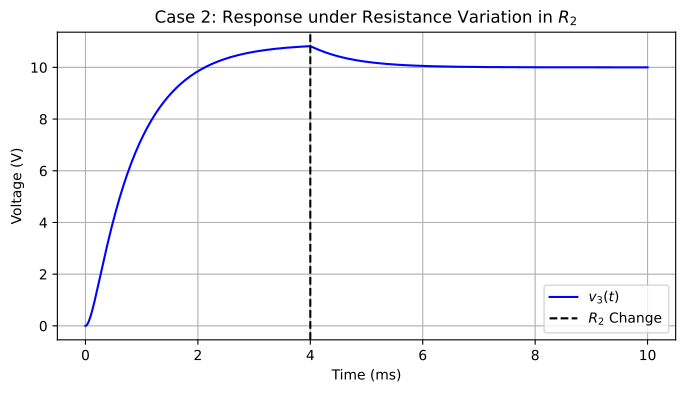

The Python source for this figure:
# Script 2
import numpy as np
import matplotlib.pyplot as plt
from scipy.integrate import solve_ivp

V_s = 12.0
R1 = 10.0
L1 = 0.001
C1 = 0.0001
R2_initial = 100.0
t_switch = 0.004  # Time step of the resistance change

def circuit_dynamics_dynamic(t, x):
    v3, i_L = x[0], x[1]
    R2 = R2_initial if t < t_switch else (R2_initial / 2.0)
    dv3_dt = (i_L - v3/R2) / C1
    di_L_dt = (V_s - R1*i_L - v3) / L1
    return [dv3_dt, di_L_dt]

x0 = [0.0, 0.0]
t_span = (0, 0.01)
t_eval = np.linspace(t_span[0], t_span[1], 1000)

sol = solve_ivp(circuit_dynamics_dynamic, t_span, x0, t_eval=t_eval, method='Radau', max_step=1e-5)

# Plotting results
plt.figure(figsize=(8, 4))
plt.plot(sol.t * 1000, sol.y[0], 'b-', label='$v_3(t)$')
plt.axvline(x=t_switch*1000, color='k', linestyle='--', label='$R_2$ Change')
plt.title('Case 2: Response under Resistance Variation in $R_2$')
plt.xlabel('Time (ms)')
plt.ylabel('Voltage (V)')
plt.grid(True)
plt.legend()
plt.savefig('script2.pdf', format='pdf', bbox_inches='tight')
plt.show()
